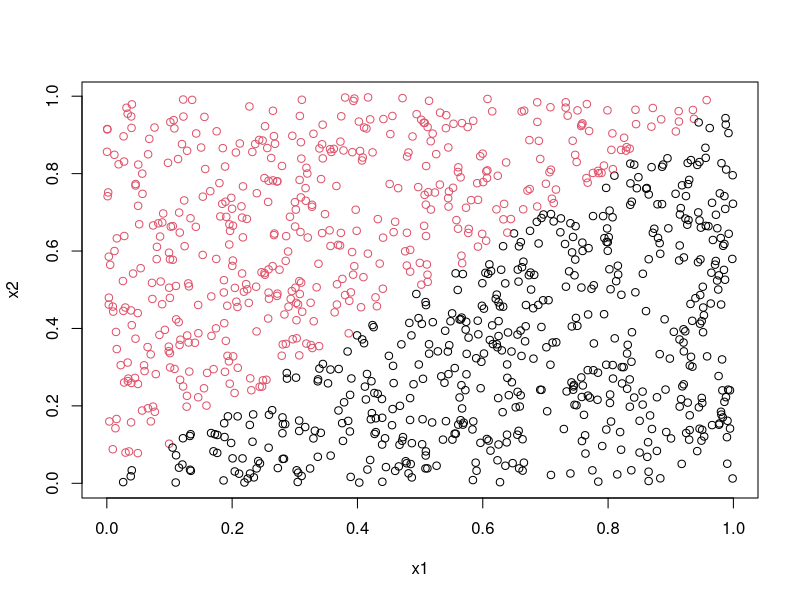
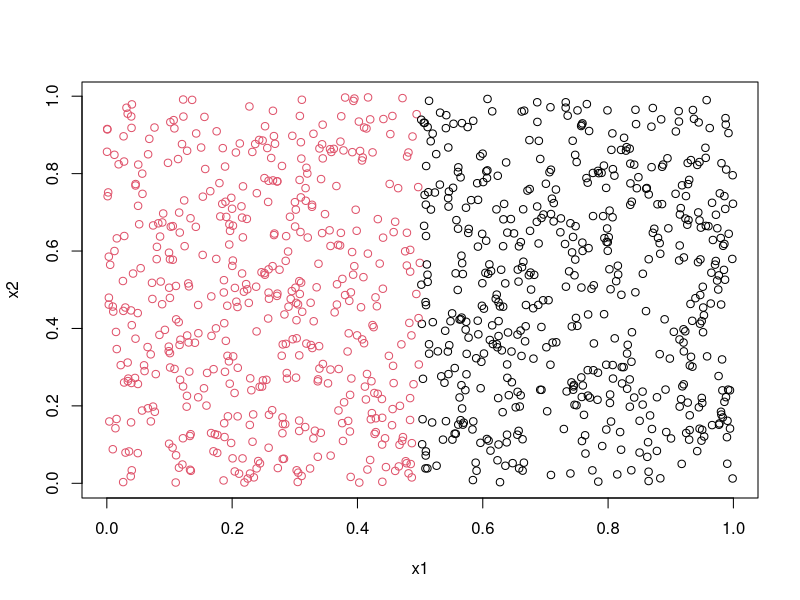
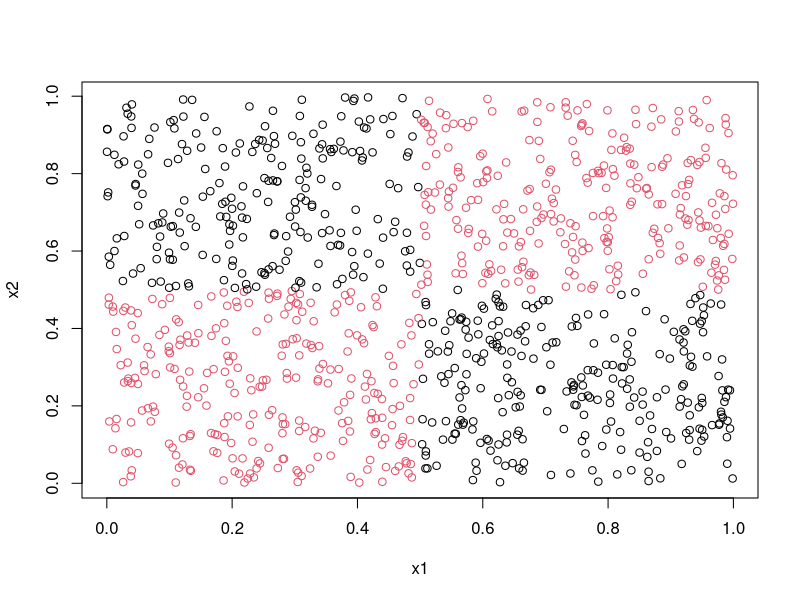
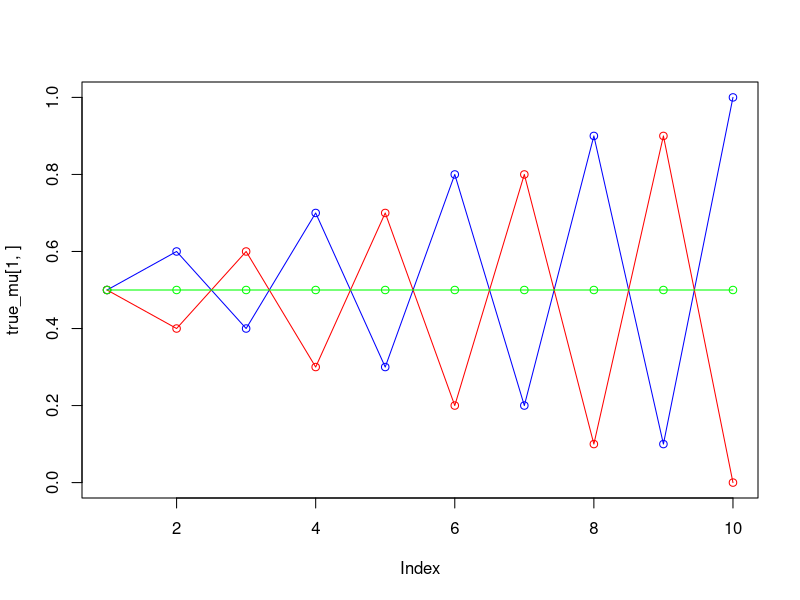
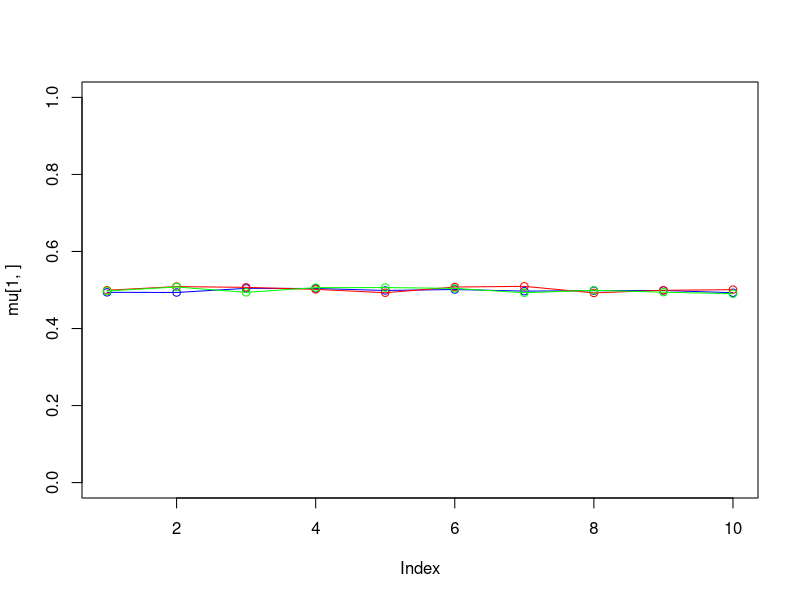
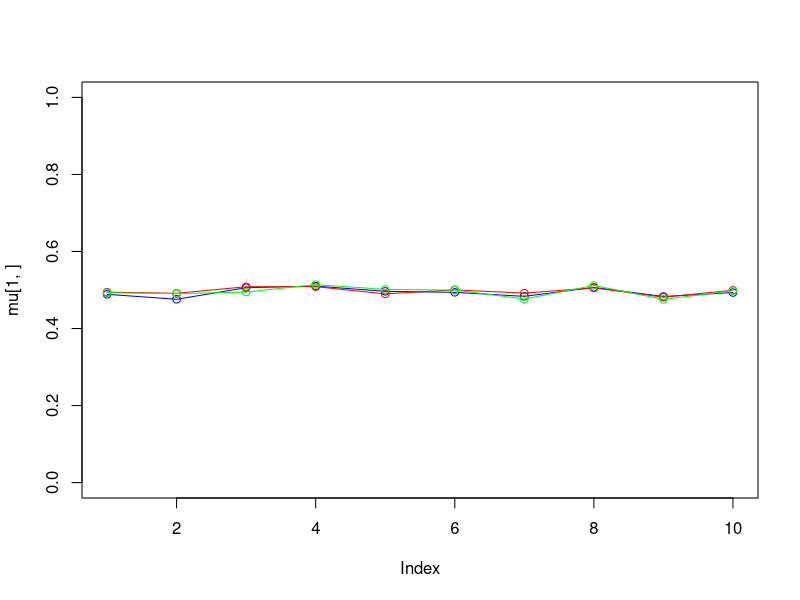
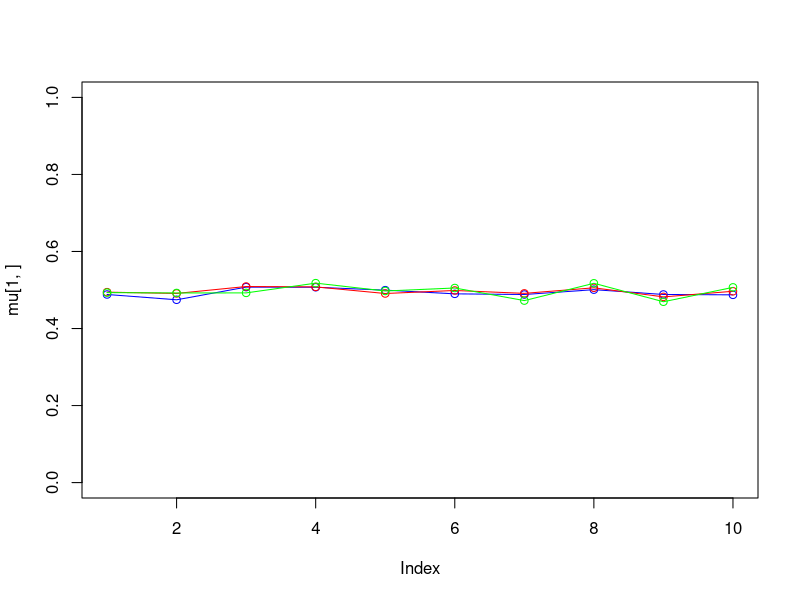
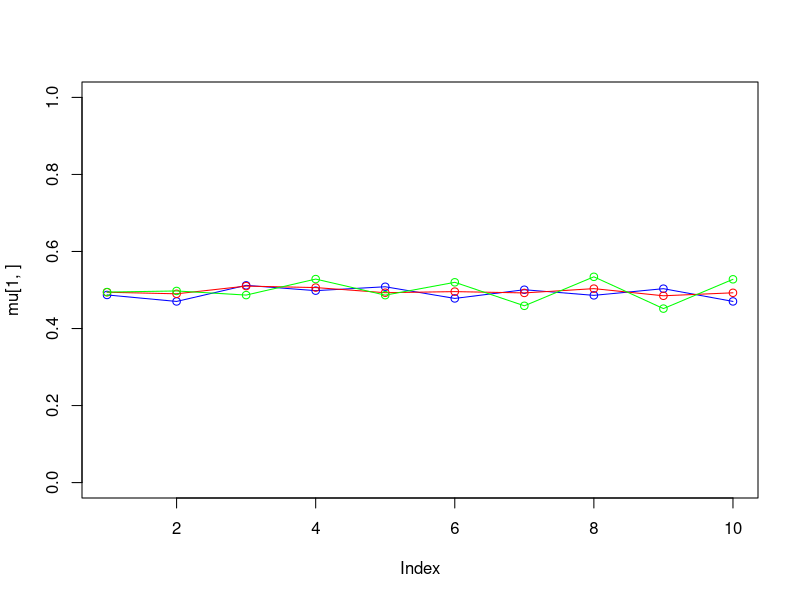

Write the R code that produced these figures, in order. (Note: a time limit stopped this script after it produced the figures.)
library(randomForest)

# Assignment 1                          ####
random_trees <- function(ntree=1){
  # Result vector
  miss_class_error <- c()
  
  for(iter in 1:1000){
    # Generate train data
    x1<-runif(100)
    x2<-runif(100)
    trdata<-cbind(x1,x2)
    y<-as.numeric(x1<x2)
    trlabels<-as.factor(y)
    train <- data.frame(y = trlabels, x1, x2)
    
    # Fit the random forest model
    random_mod  <- randomForest(y ~ ., data=train, ntree=ntree,  nodesize=25, keep.forest=TRUE)
    
    # Random forest prediction on test data
    test_pred <- predict(random_mod, test_data)
    
    # Misclassification
    conf_mat <- table(test_data$y, test_pred)
    miss_class_error[iter] <- sum(diag(conf_mat)) / sum(conf_mat)
  }
  return(miss_class_error)
}
# Part 1                                ####
# Create test data
set.seed(1234)
x1<-runif(1000)
x2<-runif(1000)
tedata<-cbind(x1,x2)
y<-as.numeric(x1<x2)
telabels<-as.factor(y)
test_data <- data.frame(x1,x2,y=telabels)
plot(x1,x2,col=(y+1))


# Set seed in beginning to have reproducible result for markdown. 
set.seed(123)
random_1   <- random_trees(1)
random_10  <- random_trees(10)
random_100 <- random_trees(100)
mean(random_1)
sd(random_1)
mean(random_10)
sd(random_10)
mean(random_100)
sd(random_100)

# Part 2                                ####
# Create test data
set.seed(1234)
x1<-runif(1000)
x2<-runif(1000)
tedata<-cbind(x1,x2)
y<-as.numeric(x1<0.5)
telabels<-as.factor(y)
test_data <- data.frame(x1,x2,y=telabels)
plot(x1,x2,col=(y+1))

random_trees <- function(ntree=1){
  # Result vector
  miss_class_error <- c()
  
  for(iter in 1:1000){
    # Generate train data
    x1<-runif(100)
    x2<-runif(100)
    trdata<-cbind(x1,x2)
    y<-as.numeric(x1<0.5)
    trlabels<-as.factor(y)
    train <- data.frame(y = trlabels, x1, x2)
    
    # Fit the random forest model
    random_mod  <- randomForest(y ~ ., data=train, ntree=ntree,  nodesize=25, keep.forest=TRUE)
    
    # Random forest prediction on test data
    test_pred <- predict(random_mod, test_data)
    
    # Misclassification
    conf_mat <- table(test_data$y, test_pred)
    miss_class_error[iter] <- sum(diag(conf_mat)) / sum(conf_mat)
  }
  return(miss_class_error)
}

set.seed(123)
random_1   <- random_trees(1)
random_10  <- random_trees(10)
random_100 <- random_trees(100)
mean(random_1)
sd(random_1)
mean(random_10)
sd(random_10)
mean(random_100)
sd(random_100)

# Part 3                                ####
# Create test data
set.seed(1234)
x1<-runif(1000)
x2<-runif(1000)
tedata<-cbind(x1,x2)
y<-as.numeric( (x1<0.5 & x2<0.5) | (x1>0.5 & x2>0.5) )
telabels<-as.factor(y)
test_data <- data.frame(x1,x2,y=telabels)
plot(x1,x2,col=(y+1))

random_trees <- function(ntree=1){
  # Result vector
  miss_class_error <- c()
  
  for(iter in 1:1000){
    # Generate train data
    x1<-runif(100)
    x2<-runif(100)
    trdata<-cbind(x1,x2)
    y<-as.numeric( (x1<0.5 & x2<0.5) | (x1>0.5 & x2>0.5) )
    trlabels<-as.factor(y)
    train <- data.frame(y = trlabels, x1, x2)
    
    # Fit the random forest model
    random_mod  <- randomForest(y ~ ., data=train, ntree=ntree,  nodesize=25, keep.forest=TRUE)
    
    # Random forest prediction on test data
    test_pred <- predict(random_mod, test_data)
    
    # Misclassification
    conf_mat <- table(test_data$y, test_pred)
    miss_class_error[iter] <- sum(diag(conf_mat)) / sum(conf_mat)
  }
  return(miss_class_error)
}

set.seed(123)
random_1   <- random_trees(1)
random_10  <- random_trees(10)
random_100 <- random_trees(100)
mean(random_1)
sd(random_1)
mean(random_10)
sd(random_10)
mean(random_100)
sd(random_100)


# Assignment 2                          ####
set.seed(1234567890)
max_it <- 500 # max number of EM iterations (increased from 100)
min_change <- 0.1 # min change in log lik between two consecutive iterations
n=1000 # number of training points
D=10 # number of dimensions
x <- matrix(nrow=n, ncol=D) # training data

true_pi <- vector(length = 3) # true mixing coefficients
true_mu <- matrix(nrow=3, ncol=D) # true conditional distributions
true_pi=c(1/3, 1/3, 1/3)
true_mu[1,]=c(0.5,0.6,0.4,0.7,0.3,0.8,0.2,0.9,0.1,1)
true_mu[2,]=c(0.5,0.4,0.6,0.3,0.7,0.2,0.8,0.1,0.9,0)
true_mu[3,]=c(0.5,0.5,0.5,0.5,0.5,0.5,0.5,0.5,0.5,0.5)
plot(true_mu[1,], type="o", col="blue", ylim=c(0,1))
points(true_mu[2,], type="o", col="red")
points(true_mu[3,], type="o", col="green")
# Producing the training data
for(i in 1:n) {
  m <- sample(1:3,1,prob=true_pi)
  for(d in 1:D) {
    x[i,d] <- rbinom(1,1,true_mu[m,d])
  }
}

M=3 # number of clusters
w <- matrix(nrow=n, ncol=M) # weights
pi <- vector(length = M) # mixing coefficients
mu <- matrix(nrow=M, ncol=D) # conditional distributions
llik <- vector(length = max_it) # log likelihood of the EM iterations


# Random initialization of the parameters
pi <- runif(M,0.49,0.51)
pi <- pi / sum(pi)
for(m in 1:M) {
  mu[m,] <- runif(D,0.49,0.51)
}
for(it in 1:max_it) {
  plot(mu[1,], type="o", col="blue", ylim=c(0,1))
  points(mu[2,], type="o", col="red")
  points(mu[3,], type="o", col="green")
  #points(mu[4,], type="o", col="yellow")
  Sys.sleep(0.1) # Decreased from 0.5
  # E-step: Computation of the  weights
  # Calculates the weights for each observation
  for(iter in 1:1000){
    x_d <- x[iter, ]
    
    # Bernolli for (x1 given mu_1), (x1 given mu_2), (x1 given mu_3)
    bern_mu1 <- prod(mu[1,]^x_d * (1 - mu[1, ])^(1-x_d))
    bern_mu2 <- prod(mu[2,]^x_d * (1 - mu[2, ])^(1-x_d))
    bern_mu3 <- prod(mu[3,]^x_d * (1 - mu[3, ])^(1-x_d))
    
    # Probabilities that the observation belongs to each distribution
    prob_1 <- pi[1] * bern_mu1 / sum(pi[1]*bern_mu1 + pi[2]*bern_mu2 + pi[3]*bern_mu3)
    prob_2 <- pi[2] * bern_mu2 / sum(pi[1]*bern_mu1 + pi[2]*bern_mu2 + pi[3]*bern_mu3)
    prob_3 <- pi[3] * bern_mu3 / sum(pi[1]*bern_mu1 + pi[2]*bern_mu2 + pi[3]*bern_mu3)
    
    # Probability that observation 1 comes from each distribution
    w[iter, ] <- c(prob_1, prob_2, prob_3) 
  }
  #Log likelihood computation.
  llik[it] <- sum(log(w))
  cat("iteration: ", it, "log likelihood: ", llik[it], "\n")
  flush.console()
  # Stop if the lok likelihood has not changed significantly
  # Your code here
  # M-step: ML parameter estimation from the data and weights
  # Calculate new pi
  pi <- 1/1000 * colSums(w)
  # Calculates new mu
  mu[1,] <- 1/sum(w[,1]) * colSums(w[,1] * x)
  mu[2,] <- 1/sum(w[,2]) * colSums(w[,2] * x)
  mu[3,] <- 1/sum(w[,3]) * colSums(w[,3] * x)
}
pi
mu
plot(llik[1:it], type="o")
# Algorithm should have stopped around 350.

# true_mu[1,] is our mu[3,] 
# true_mu[2,] is our mu[1,]
# true_mu[3,] is our mu[2,]




# Our own implementation algorithm      ####
# Calculates the weights for each observation
for(iter in 1:1000){
  x_d <- x[iter, ]
  
  # Bernolli for (x_iter|mu_1), (x_iter|mu_2), (x_iter|mu_3)
  bern_mu1 <- prod(mu[1,]^x_d * (1 - mu[1, ])^(1-x_d))
  bern_mu2 <- prod(mu[2,]^x_d * (1 - mu[2, ])^(1-x_d))
  bern_mu3 <- prod(mu[3,]^x_d * (1 - mu[3, ])^(1-x_d))
  
  # Probabilities that the observation belongs to each distribution
  prob_1 <- pi[1] * bern_mu1 / sum(pi[1]*bern_mu1 + pi[2]*bern_mu2 + pi[3]*bern_mu3)
  prob_2 <- pi[2] * bern_mu2 / sum(pi[1]*bern_mu1 + pi[2]*bern_mu2 + pi[3]*bern_mu3)
  prob_3 <- pi[3] * bern_mu3 / sum(pi[1]*bern_mu1 + pi[2]*bern_mu2 + pi[3]*bern_mu3)
  
  # Probability that observation "iter" comes from each distribution
  w[iter, ] <- c(prob_1, prob_2, prob_3) 
}

# Calculate new pi
pi <- 1/1000 * colSums(w)

# Calculates new mu
mu[1,] <- 1/sum(w[,1]) * colSums(w[,1] * x)
mu[2,] <- 1/sum(w[,2]) * colSums(w[,2] * x)
mu[3,] <- 1/sum(w[,3]) * colSums(w[,3] * x)

# Calculates log-likelihood
llik[1] <- sum(log(w))
